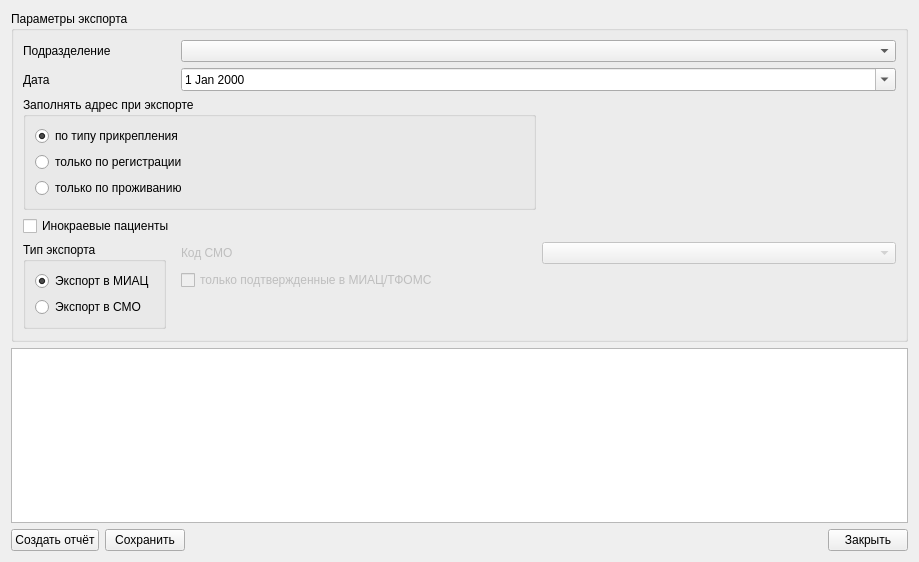
<?xml version="1.0" encoding="UTF-8"?>
<ui version="4.0">
 <class>AttachedClientsDialog</class>
 <widget class="QWidget" name="AttachedClientsDialog">
  <property name="windowModality">
   <enum>Qt::NonModal</enum>
  </property>
  <property name="geometry">
   <rect>
    <x>0</x>
    <y>0</y>
    <width>919</width>
    <height>562</height>
   </rect>
  </property>
  <property name="contextMenuPolicy">
   <enum>Qt::NoContextMenu</enum>
  </property>
  <property name="acceptDrops">
   <bool>false</bool>
  </property>
  <property name="windowTitle">
   <string>Экспорт приписанного населения</string>
  </property>
  <property name="toolTip">
   <string notr="true"/>
  </property>
  <property name="autoFillBackground">
   <bool>true</bool>
  </property>
  <layout class="QGridLayout" name="gridLayout_2">
   <item row="1" column="0">
    <widget class="QTableView" name="tblResult">
     <property name="sortingEnabled">
      <bool>true</bool>
     </property>
    </widget>
   </item>
   <item row="0" column="0">
    <widget class="QGroupBox" name="gbInit">
     <property name="title">
      <string>Параметры экспорта</string>
     </property>
     <layout class="QGridLayout" name="gridLayout">
      <item row="1" column="0">
       <widget class="QLabel" name="lblReportDate">
        <property name="text">
         <string>Дата</string>
        </property>
       </widget>
      </item>
      <item row="4" column="1">
       <widget class="QLabel" name="lblCodeSMO">
        <property name="enabled">
         <bool>false</bool>
        </property>
        <property name="text">
         <string>Код СМО</string>
        </property>
       </widget>
      </item>
      <item row="4" column="0" rowspan="3">
       <widget class="QGroupBox" name="gbExportType">
        <property name="sizePolicy">
         <sizepolicy hsizetype="Fixed" vsizetype="Fixed">
          <horstretch>0</horstretch>
          <verstretch>0</verstretch>
         </sizepolicy>
        </property>
        <property name="title">
         <string>Тип экспорта</string>
        </property>
        <layout class="QVBoxLayout" name="verticalLayout">
         <item>
          <widget class="QRadioButton" name="rbMIAC">
           <property name="text">
            <string>Экспорт в МИАЦ</string>
           </property>
           <property name="checked">
            <bool>true</bool>
           </property>
          </widget>
         </item>
         <item>
          <widget class="QRadioButton" name="rbSMO">
           <property name="text">
            <string>Экспорт в СМО</string>
           </property>
          </widget>
         </item>
        </layout>
       </widget>
      </item>
      <item row="2" column="0" colspan="2">
       <widget class="QGroupBox" name="groupBox">
        <property name="sizePolicy">
         <sizepolicy hsizetype="Preferred" vsizetype="Fixed">
          <horstretch>0</horstretch>
          <verstretch>0</verstretch>
         </sizepolicy>
        </property>
        <property name="title">
         <string>Заполнять адрес при экспорте</string>
        </property>
        <layout class="QVBoxLayout" name="verticalLayout_2">
         <item>
          <widget class="QRadioButton" name="rbRegAndLoc">
           <property name="sizePolicy">
            <sizepolicy hsizetype="Preferred" vsizetype="Fixed">
             <horstretch>0</horstretch>
             <verstretch>0</verstretch>
            </sizepolicy>
           </property>
           <property name="text">
            <string>по типу прикрепления</string>
           </property>
           <property name="checked">
            <bool>true</bool>
           </property>
          </widget>
         </item>
         <item>
          <widget class="QRadioButton" name="rbOnlyReg">
           <property name="sizePolicy">
            <sizepolicy hsizetype="Preferred" vsizetype="Fixed">
             <horstretch>0</horstretch>
             <verstretch>0</verstretch>
            </sizepolicy>
           </property>
           <property name="text">
            <string>только по регистрации</string>
           </property>
          </widget>
         </item>
         <item>
          <widget class="QRadioButton" name="rbOnlyLoc">
           <property name="text">
            <string>только по проживанию</string>
           </property>
          </widget>
         </item>
        </layout>
       </widget>
      </item>
      <item row="1" column="1" colspan="2">
       <widget class="CDateEdit" name="edtReportDate">
        <property name="calendarPopup">
         <bool>true</bool>
        </property>
       </widget>
      </item>
      <item row="4" column="2">
       <widget class="QComboBox" name="cmbSMO">
        <property name="enabled">
         <bool>false</bool>
        </property>
       </widget>
      </item>
      <item row="0" column="0">
       <widget class="QLabel" name="lblOrgStructure">
        <property name="sizePolicy">
         <sizepolicy hsizetype="Preferred" vsizetype="Preferred">
          <horstretch>0</horstretch>
          <verstretch>0</verstretch>
         </sizepolicy>
        </property>
        <property name="text">
         <string>Подразделение</string>
        </property>
       </widget>
      </item>
      <item row="6" column="1">
       <spacer name="verticalSpacer">
        <property name="orientation">
         <enum>Qt::Vertical</enum>
        </property>
        <property name="sizeType">
         <enum>QSizePolicy::Minimum</enum>
        </property>
        <property name="sizeHint" stdset="0">
         <size>
          <width>20</width>
          <height>40</height>
         </size>
        </property>
       </spacer>
      </item>
      <item row="6" column="2">
       <spacer name="verticalSpacer_2">
        <property name="orientation">
         <enum>Qt::Vertical</enum>
        </property>
        <property name="sizeType">
         <enum>QSizePolicy::Minimum</enum>
        </property>
        <property name="sizeHint" stdset="0">
         <size>
          <width>20</width>
          <height>40</height>
         </size>
        </property>
       </spacer>
      </item>
      <item row="0" column="1" colspan="2">
       <widget class="COrgStructureComboBox" name="cmbOrgStructure"/>
      </item>
      <item row="5" column="1" colspan="2">
       <widget class="QCheckBox" name="chkCorrectRecords">
        <property name="enabled">
         <bool>false</bool>
        </property>
        <property name="text">
         <string>только подтвержденные в МИАЦ/ТФОМС</string>
        </property>
       </widget>
      </item>
      <item row="3" column="0">
       <widget class="QCheckBox" name="chkExternalArea">
        <property name="text">
         <string>Инокраевые пациенты</string>
        </property>
       </widget>
      </item>
     </layout>
    </widget>
   </item>
   <item row="2" column="0">
    <layout class="QHBoxLayout" name="horizontalLayout">
     <item>
      <widget class="QPushButton" name="btnRetrieve">
       <property name="text">
        <string>Создать отчёт</string>
       </property>
      </widget>
     </item>
     <item>
      <widget class="QPushButton" name="btnSave">
       <property name="text">
        <string>Сохранить</string>
       </property>
      </widget>
     </item>
     <item>
      <spacer name="horizontalSpacer">
       <property name="orientation">
        <enum>Qt::Horizontal</enum>
       </property>
       <property name="sizeHint" stdset="0">
        <size>
         <width>40</width>
         <height>20</height>
        </size>
       </property>
      </spacer>
     </item>
     <item>
      <widget class="QPushButton" name="btnClose">
       <property name="text">
        <string>Закрыть</string>
       </property>
      </widget>
     </item>
    </layout>
   </item>
  </layout>
 </widget>
 <customwidgets>
  <customwidget>
   <class>COrgStructureComboBox</class>
   <extends>QComboBox</extends>
   <header>Orgs/OrgStructComboBoxes.h</header>
  </customwidget>
  <customwidget>
   <class>CDateEdit</class>
   <extends>QDateEdit</extends>
   <header>library/DateEdit.h</header>
  </customwidget>
 </customwidgets>
 <resources/>
 <connections>
  <connection>
   <sender>rbSMO</sender>
   <signal>toggled(bool)</signal>
   <receiver>lblCodeSMO</receiver>
   <slot>setEnabled(bool)</slot>
   <hints>
    <hint type="sourcelabel">
     <x>124</x>
     <y>138</y>
    </hint>
    <hint type="destinationlabel">
     <x>343</x>
     <y>93</y>
    </hint>
   </hints>
  </connection>
  <connection>
   <sender>rbSMO</sender>
   <signal>toggled(bool)</signal>
   <receiver>cmbSMO</receiver>
   <slot>setEnabled(bool)</slot>
   <hints>
    <hint type="sourcelabel">
     <x>124</x>
     <y>138</y>
    </hint>
    <hint type="destinationlabel">
     <x>561</x>
     <y>93</y>
    </hint>
   </hints>
  </connection>
  <connection>
   <sender>rbSMO</sender>
   <signal>toggled(bool)</signal>
   <receiver>chkCorrectRecords</receiver>
   <slot>setEnabled(bool)</slot>
   <hints>
    <hint type="sourcelabel">
     <x>124</x>
     <y>138</y>
    </hint>
    <hint type="destinationlabel">
     <x>452</x>
     <y>118</y>
    </hint>
   </hints>
  </connection>
  <connection>
   <sender>rbSMO</sender>
   <signal>toggled(bool)</signal>
   <receiver>chkExternalArea</receiver>
   <slot>setDisabled(bool)</slot>
   <hints>
    <hint type="sourcelabel">
     <x>82</x>
     <y>271</y>
    </hint>
    <hint type="destinationlabel">
     <x>88</x>
     <y>194</y>
    </hint>
   </hints>
  </connection>
 </connections>
</ui>
